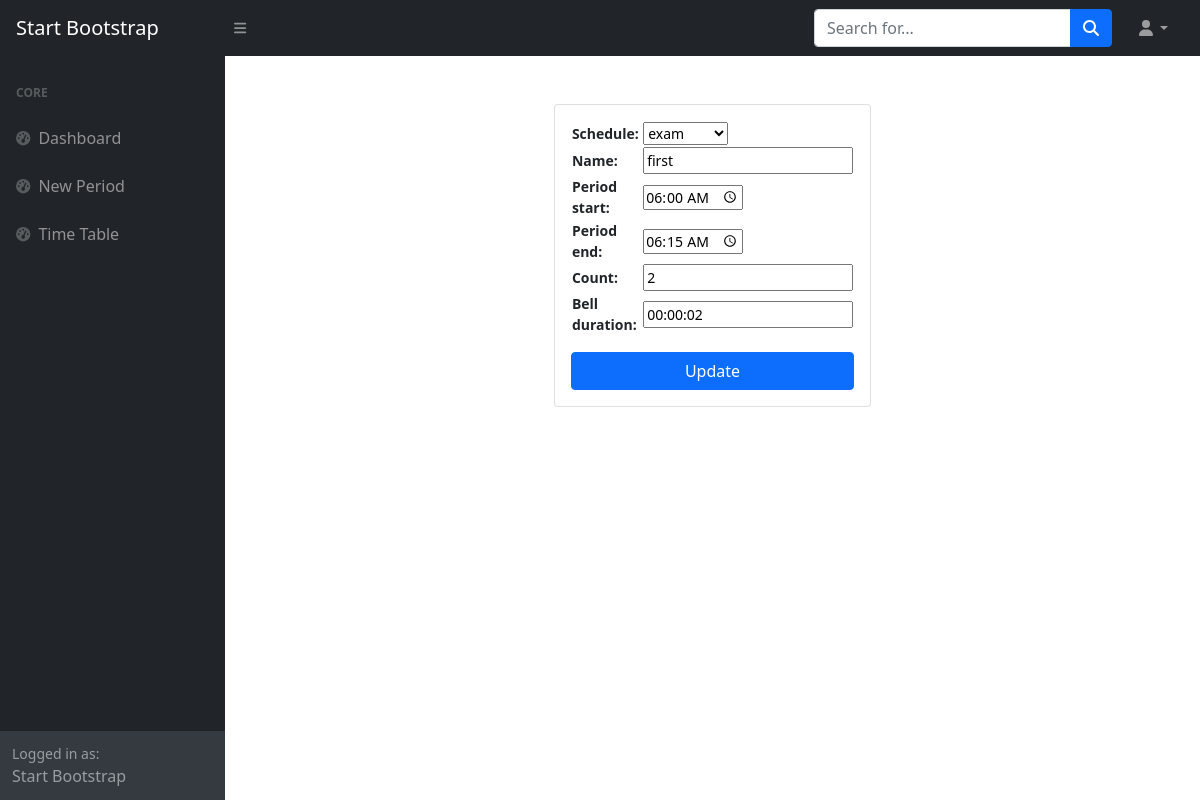
Page /tt/edit/34 on the committed database.
### scheduler/models.py (models this page shows, shortened)
class Schedule(models.Model):
    schedule = models.CharField(max_length = 200)
    description = models.TextField()
    last_modified = models.DateTimeField(auto_now_add = True)
    img = models.ImageField(upload_to = "images/")
    is_the_chosen_one = models.BooleanField()
    def __str__(self):
        return self.schedule

class TimeTable(models.Model):
    schedule = models.ForeignKey(Schedule,on_delete= models.CASCADE)
    name = models.CharField(max_length = 20 )
    period_start = models.TimeField()
    period_end= models.TimeField()
    period_duration = models.DurationField(blank=True)
    count = models.PositiveIntegerField()
    bell_duration = models.DurationField(max_length=2)

### scheduler/views.py (the view, shortened to what this page needs)
# urls.py: path('edit/<int:id>', views.update ),
def update(request,id):
    context={}
    obj = get_object_or_404(TimeTable,id= id)
    form = TimeTableForm(request.POST or None,instance=obj)
    print(form.validate_unique)
    context['form']= form
    return render (request,'scheduler/update.html',context)

### scheduler/forms.py
class TimeTableForm(forms.ModelForm):
    class Meta:
        model = TimeTable
        fields= '__all__'
        exclude = ['period_duration']
        widgets = {
            'period_start': TimePickerInput(),
            'period_end' : TimePickerInput()
        }

### scheduler/templates/scheduler/update.html (shortened to what this page needs)
{% extends "./base.html" %}
{% block content %}
<div id="layoutSidenav_content">
        <div class="container met-3" style="width:35%; font-size: 14px">
        <form method="POST" class="card p-3 mt-5" autocomplete="off">
            <table>
                {{ form.as_table }}
            </table>
        <button type="submit" class="btn btn-primary mt-3" >Update</button>
        </form>
        </div>
</div>
{% endblock %}

### rows in the picture
Schedule: schedule "exam"
TimeTable: name "first", period_start "06:00:00", period_end "06:15:00", count "2", bell_duration "00:00:02"
